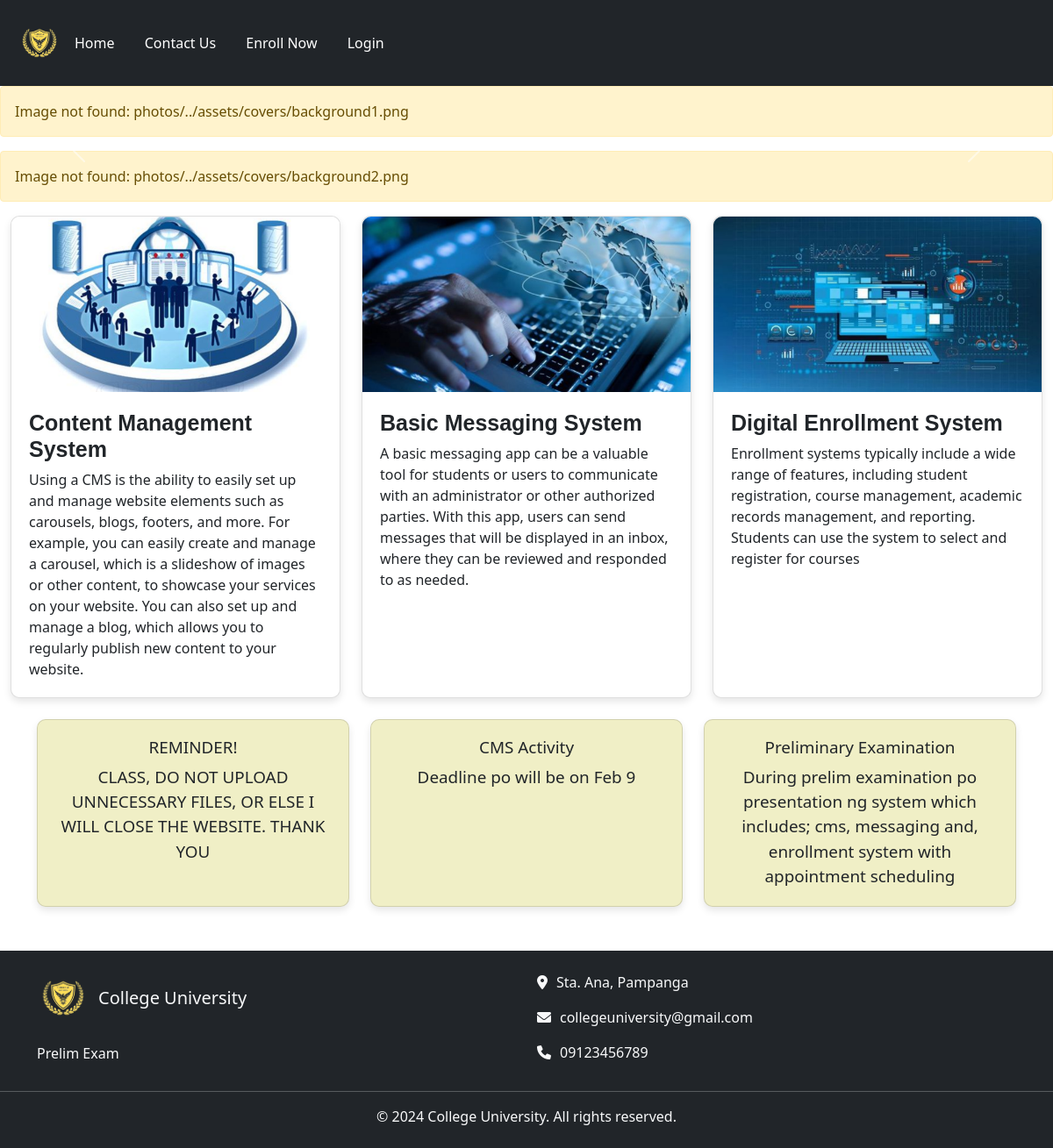
The page / on the database its author committed.
### tables this page shows
CREATE TABLE `logo` (
  `id` int(169) NOT NULL,
  `pic` blob NOT NULL
);

CREATE TABLE `cover` (
  `id` int(11) NOT NULL,
  `picture_path` blob NOT NULL
);

CREATE TABLE `cards` (
  `id` int(11) NOT NULL,
  `image_path` blob NOT NULL,
  `title` varchar(255) NOT NULL,
  `caption` mediumtext NOT NULL
);

CREATE TABLE `grid_data` (
  `id` int(11) NOT NULL,
  `title` varchar(255) NOT NULL,
  `caption` text NOT NULL,
  `size` int(11) NOT NULL,
  `background_color` varchar(100) NOT NULL
);

### index.php (the view, shortened to what this page needs)
<!DOCTYPE html>
<html lang="en">
<head>
    <link href="assets/css/bootstrap.min.css" rel="stylesheet">
    <link href="style.css" rel="stylesheet">
</head>
<body>
<?php include 'header.php'; ?>
<div id="imageSlider" class="carousel slide" data-bs-ride="carousel">
    <div class="carousel-inner">
        <?php
        $conn = connectToDatabase();
        $coverImagesQuery = "SELECT picture_path FROM cover";
        $coverImagesResult = $conn->query($coverImagesQuery);
        if ($coverImagesResult->num_rows > 0) {
            $active = true;
            while ($coverImageRow = $coverImagesResult->fetch_assoc()) {
                $imagePath = $coverImageRow['picture_path'];
                $imageFullPath = 'photos/' . $imagePath;
                if (file_exists($imageFullPath)) {
                    echo '<div class="carousel-item ' . ($active ? 'active' : '') . '">';
                    echo '<img src="' . $imageFullPath . '" alt="Cover Image" class="d-block w-100" style="max-height: 650px; object-fit: cover;">';
                    echo '</div>';
                    $active = false;
                } else {
                    echo '<div class="alert alert-warning">Image not found: ' . $imageFullPath . '</div>';
                }
            }
        } else {
            echo '<div class="carousel-item active">';
            echo '<img src="default-cover-image.jpg" class="d-block w-100" alt="Default Cover Image">';
            echo '</div>';
        }
        ?>
    </div>
    <button class="carousel-control-prev" type="button" data-bs-target="#imageSlider" data-bs-slide="prev">
        <span class="carousel-control-prev-icon" aria-hidden="true"></span>
    </button>
    <button class="carousel-control-next" type="button" data-bs-target="#imageSlider" data-bs-slide="next">
        <span class="carousel-control-next-icon" aria-hidden="true"></span>
    </button>
</div>
<?php
$conn = connectToDatabase();
$sql = "SELECT image_path, title, caption FROM cards";
$result = $conn->query($sql);
if ($result->num_rows > 0) {
    ?>
    <div class="container-fluid card-container mt-0">
        <div class="row">
            <?php
            while ($row = $result->fetch_assoc()) {
                ?>
                <div class="col-md-4 mb-50">
                    <div class="card h-100">
                        <img src="photos/<?php echo $row['image_path']; ?>" alt="Image with Description" class="card-img-top" style="object-fit: cover; height: 200px;">
                        <div class="card-body">
                            <h5 class="card-title" style="font-family: 'Arial', sans-serif; font-size: 25px; font-weight: bold;"><?php echo $row['title']; ?></h5>
                            <p class="card-text"><?php echo $row['caption']; ?></p>
                        </div>
                    </div>
                </div>
                <?php
            }
            ?>
        </div>
    </div>
    <?php
} else {
    echo 'No data available.';
}
?>
<div class="container mt-4">
    <div class="row row-cols-1 row-cols-md-3 g-4">
        <?php
        $conn = connectToDatabase();
        $sql = "SELECT * FROM grid_data";
        $result = $conn->query($sql);
        if ($result->num_rows > 0) {
            while ($row = $result->fetch_assoc()) {
                ?>
                <div class="col">
                    <div class="card h-100" style="background-color: <?php echo $row['background_color']; ?>">
                        <div class="card-body d-flex flex-column align-items-center">
                            <h5 class="card-title mb-0" style="font-size: <?php echo $row['size']; ?>mm;"><?php echo $row['title']; ?></h5>
                            <p class="card-text text-center mt-2" style="font-size: <?php echo $row['size']; ?>mm;"><?php echo $row['caption']; ?></p>
                        </div>
                    </div>
                </div>
                <?php
            }
        } else {
            echo "No grid data found.";
        }
        ?>
    </div>
</div>
<footer class="footer bg-dark text-light py-4">
    <div class="container">
        <div class="row">
            <div class="col-md-6">
                <div class="d-flex align-items-center">
                    <img src="assets/img/logo-footer.png" alt="School Logo" width="60" height="60" class="mr-2" style="margin-right: 10px;">
                    <h5 class="mb-0">College University</h5>
                </div>
                <br>
                <h6 class="mb-0">Prelim Exam</h6>
            </div>
            <div class="col-md-6">
                    <div class="text-md-right">
                        <p><i class="fas fa-map-marker-alt mr-2" style="margin-right: 10px;"></i>Sta. Ana, Pampanga</p>
                        <p><i class="fas fa-envelope mr-2" style="margin-right: 10px;"></i>collegeuniversity@gmail.com</p>
                        <p><i class="fas fa-phone mr-2" style="margin-right: 10px;"></i>09123456789</p>
                    </div>
                </div>
            </div>
    </div>
    <hr class="bg-light">
    <div class="container">
        <div class="row">
            <div class="col-md-12">
                <p class="text-center mb-0">© <?php echo date("Y"); ?> College University. All rights reserved.</p>
            </div>
        </div>
    </div>
</footer>
</body>
</html>

### header.php (shortened to what this page needs)
<!DOCTYPE html>
<html lang="en">
<head>
    <link href="assets/css/bootstrap.min.css" rel="stylesheet">
    <link href="style.css" rel="stylesheet">
    <link rel="stylesheet" href="https://cdnjs.cloudflare.com/ajax/libs/font-awesome/6.0.0-beta3/css/all.min.css">
</head>
<body>
<header class="d-flex justify-content-start align-items-center bg-dark py-4">
    <div class="logo">
        <?php
            $conn = connectToDatabase();
            $logoQuery = "SELECT pic FROM logo LIMIT 1";
            $logoResult = $conn->query($logoQuery);
            if ($logoResult->num_rows > 0) {
                $logoRow = $logoResult->fetch_assoc();
                $logoPath = $logoRow['pic'];
                echo '<img src="assets/img/' . $logoPath . '" alt="Logo" class="img-fluid">';
            } else {
                echo '<img src="default-logo.png" alt="Default Logo" class="img-fluid">';
            }
        ?>
    </div>
    <nav>
        <div>
            <a href="index.php">Home</a>
            <a href="#">Contact Us</a>
            <a href="enrollment.php">Enroll Now</a>
            <a href="#" data-bs-toggle="modal" data-bs-target="#loginModal">Login</a>
        </div>
    </nav>
</header>
</body>
</html>

### style.css (style rules this page uses)
nav a { color: #fff; text-decoration: none; margin: 0 15px; }
.logo { max-width: 50px; max-height: 50px; }
.container { max-width: 1140px; margin: 0 auto; }
nav a { color: #ffffff; text-decoration: none; margin: 0 15px; }
.logo img { max-width: 50px; max-height: 500px; }
#imageSlider { margin-top: 20px; }
.footer { background-color: #333; color: #fff; padding: 20px 0; margin-top: 50px; }

### header.php (style rules this page uses)
header { margin-bottom: 0 !important; padding-bottom: 0 !important; padding: 20px; }

### index.php (style rules this page uses)
#imageSlider { margin-top: 0px; }
.card { border-radius: 10px; box-shadow: 0 4px 8px rgba(0, 0, 0, 0.1); }
.card-img-top { border-top-left-radius: 10px; border-top-right-radius: 10px; }
.card-body { padding: 20px; }

### rows shown on the page
logo: pic (picture)
cover: picture_path "photos/../assets/covers/background1.png"
cover: picture_path "photos/../assets/covers/background2.png"
cards: image_path (picture), title "Content Management System", caption "Using a CMS is the ability to easily set up and manage website elements such as carousels, blogs, footers, and more. For example, you can easily create and manage a carousel, which is a slideshow of images or other content, to showcase your services on your website. You can also set up and manage a blog, which allows you to regularly publish new content to your website."
cards: image_path (picture), title "Basic Messaging System", caption "A basic messaging app can be a valuable tool for students or users to communicate with an administrator or other authorized parties. With this app, users can send messages that will be displayed in an inbox, where they can be reviewed and responded to as needed."
cards: image_path (picture), title "Digital Enrollment System", caption "Enrollment systems typically include a wide range of features, including student registration, course management, academic records management, and reporting. Students can use the system to select and register for courses"
grid_data: title "REMINDER!", caption "CLASS, DO NOT UPLOAD UNNECESSARY FILES, OR ELSE I WILL CLOSE THE WEBSITE. THANK YOU"
grid_data: title "CMS Activity", caption "Deadline po will be on Feb 9"
grid_data: title "Preliminary Examination", caption "During prelim examination po presentation ng system which includes; cms, messaging and, enrollment system with appointment scheduling"
